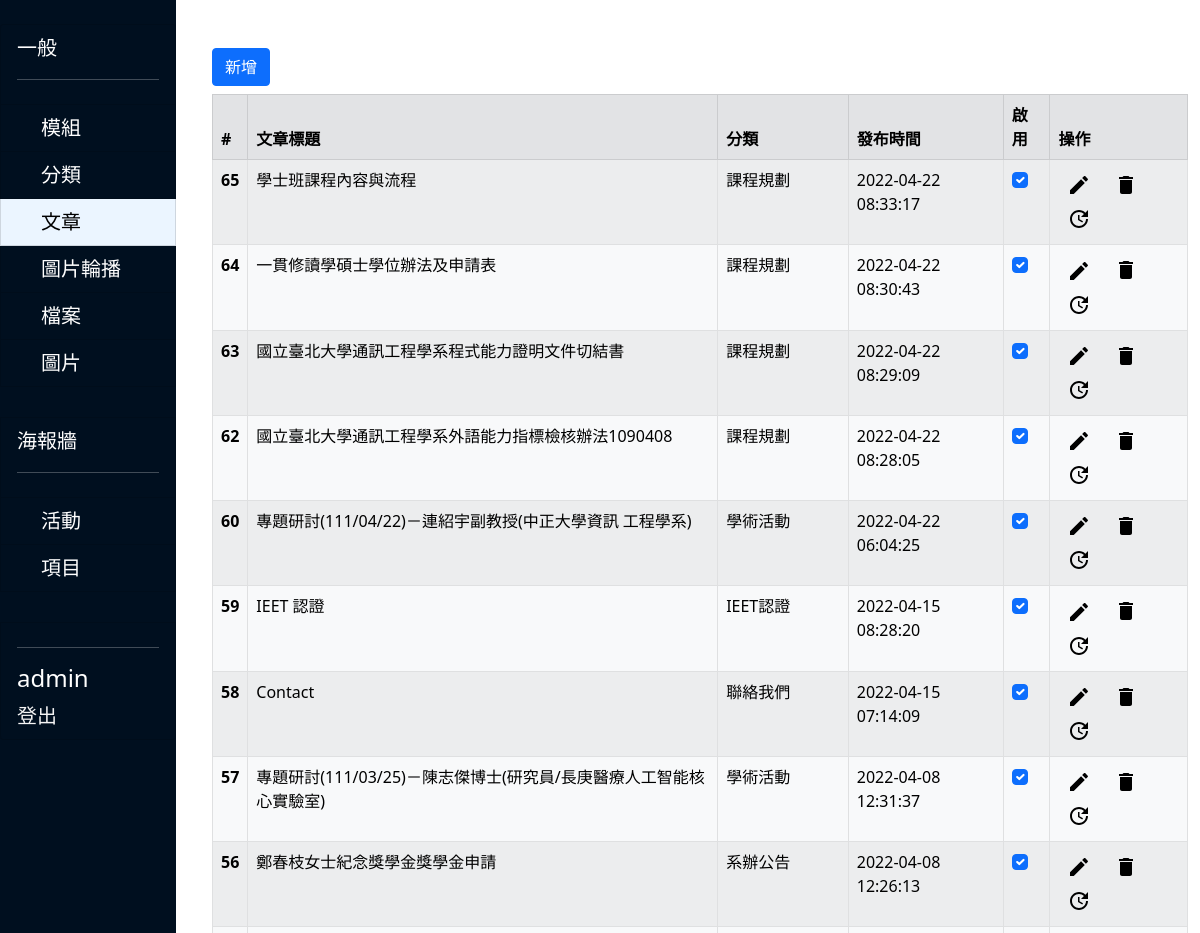
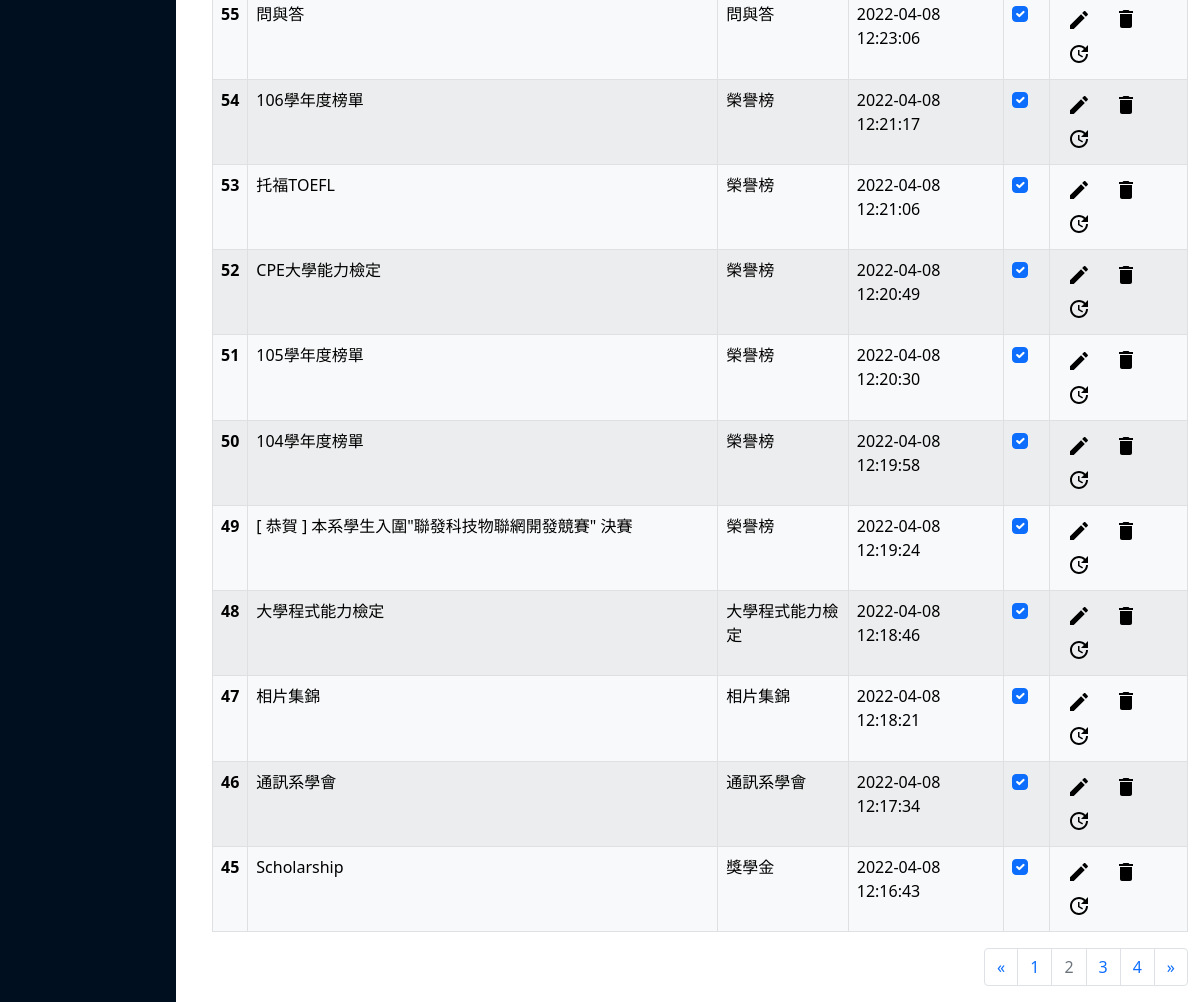
Page /editor/index.php?usage=post&page=2 (signed in) on the committed database (2 pictures, top to bottom).
### tables this page shows
CREATE TABLE IF NOT EXISTS `post` (
  `id` smallint NOT NULL AUTO_INCREMENT,
  `title` varchar(100) DEFAULT NULL,
  `class` smallint DEFAULT NULL,
  `enable` tinyint(1) NOT NULL DEFAULT '1',
  `content` varchar(25) DEFAULT NULL,
  `published` timestamp NULL DEFAULT CURRENT_TIMESTAMP,
  `href` varchar(300) DEFAULT NULL,
  PRIMARY KEY (`id`)
);

CREATE TABLE IF NOT EXISTS `class` (
  `id` smallint NOT NULL AUTO_INCREMENT,
  `title` varchar(50) DEFAULT NULL,
  `parent` smallint DEFAULT NULL,
  `mods` varchar(50) DEFAULT NULL,
  PRIMARY KEY (`id`)
);

### editor/utils.php (called while the page is built, shortened)
<?php
function sql_query($link, $sql){
    $result = mysqli_query($link, $sql);
    return $result;
}
function sql_fetch($result){
    if($result){
        $row = mysqli_fetch_array($result);
    }else{
        $row = false;
    }
    return $row;
}
function id2Class($data, $link)
{
    $sql = "SELECT * FROM class WHERE id=$data;";
    $result = sql_query($link, $sql);
    $row = sql_fetch($result);
    $res = $row['title'];
    return $res;
}
?>

### editor/post/index.php (the view, shortened to what this page needs)
<?php
$link = sql_connect();
$table_name = "post";
$page = 1;
$num_per_page = 20;
if (isset($_GET['page'])) {
    $page = $_GET['page'];
}
$data_start = ($page - 1) * $num_per_page;
$sql = "SELECT COUNT(*) as total FROM $table_name;";
$result = sql_query($link, $sql);
$row = sql_fetch($result);
$total = ceil($row[0] / $num_per_page);
$sql = "SELECT * FROM $table_name ORDER BY published desc LIMIT $data_start, $num_per_page;";
$result = sql_query($link, $sql);
?>
<div class="row mt-5">
    <div class="col-2"><a class="btn btn-primary" href="./post/postEditor.php">新增</a></div>
</div>
<div class="row mt-2">
    <div class="col table-responsive">
        <table class="table table-light table-striped table-hover table-bordered">
            <thead>
                <tr class="table-secondary tab-title" id="title">
                    <th scope="col">#</th>
                    <th scope="col">文章標題</th>
                    <th scope="col">分類</th>
                    <th scope="col">發布時間</th>
                    <th scope="col">啟用</th>
                    <th scope="col">操作</th>
                </tr>
            </thead>
            <tbody id="dataTable">
                <?php
                while ($row = sql_fetch($result)) { ?>
                    <tr id="<?php echo $row["id"]; ?>" class="dataRow">
                        <th scope="row" name="id"><?php echo $row["id"]; ?></th>
                        <td name="title"><?php echo $row["title"]; ?></td>
                        <td name="class" for="<?php echo $row["class"]; ?>"><?php echo id2Class($row["class"], $link); ?></td>
                        <td name="published"><?php echo $row["published"]; ?></td>
                        <td name="enable"><input class="form-check-input" name="enableCheck" type="checkbox" <?php echo ($row['enable']) ? 'checked' : ''; ?>></td>
                        <td name="operations">
                            <button class="btn btn-sm" name="edit" for="<?php echo $row["id"]; ?>"><img src="./images/edit_black_24dp.svg"></button>
                            <input class="btn btn-sm" type="image" name="delete" value="<?php echo $row[0]; ?>" src="./images/delete_black_24dp.svg" />
                            <input class="btn btn-sm" type="image" name="refresh" value="<?php echo $row[0]; ?>" src="./images/update_black_24dp.svg" />
                        </td>
                    </tr>
                <?php }
                ?>
            </tbody>
        </table>
    </div>
</div>
<div class="row">
    <div class="col">
        <nav aria-label="Page navigation">
            <ul class="pagination justify-content-end">
                <li class="page-item">
                    <a class="page-link" href="./index.php?usage=post&page=<?php echo ($page - 1 < 1) ?  $page :  $page - 1; ?>" id="previous">
                        <span aria-hidden="true">&laquo;</span>
                    </a>
                </li>
                <?php
                $start = $page - 2;
                $stop = $page + 2;
                if ($page < 3) {
                    $start = 1;
                    $stop = $start + 4;
                } else if ($total - $page < 2) {
                    $start = $total - 4;
                    $stop = $total;
                }
                if ($total < 5) {
                    $start = 1;
                    $stop = $total;
                }
                for ($i = $start; $i <= $stop; $i++) {
                    if ($page == $i) {
                        echo "<li class='page-item disabled'><a class='page-link' href='./index.php?usage=post&page=$i'>$i</a></li>";
                    } else {
                        echo "<li class='page-item'><a class='page-link' href='./index.php?usage=post&page=$i'>$i</a></li>";
                    }
                }
                ?>
                <li class="page-item">
                    <a class="page-link" href="./index.php?usage=post&page=<?php echo ($page + 1 > $total) ?  $page :  $page + 1; ?>" id="next">
                        <span aria-hidden="true">&raquo;</span>
                    </a>
                </li>
            </ul>
        </nav>
    </div>
</div>

### editor/index.php (style rules this page uses)
body { background-color: rgba(255, 255, 255, 1); }

### rows in the picture
post: id "65", title "學士班課程內容與流程", class.title "課程規劃", published "2022-04-22 08:33:17", enable "☑"
post: id "64", title "一貫修讀學碩士學位辦法及申請表", class.title "課程規劃", published "2022-04-22 08:30:43", enable "☑"
post: id "63", title "國立臺北大學通訊工程學系程式能力證明文件切結書", class.title "課程規劃", published "2022-04-22 08:29:09", enable "☑"
post: id "62", title "國立臺北大學通訊工程學系外語能力指標檢核辦法1090408", class.title "課程規劃", published "2022-04-22 08:28:05", enable "☑"
post: id "60", title "專題研討(111/04/22)－連紹宇副教授(中正大學資訊 工程學系)", class.title "學術活動", published "2022-04-22 06:04:25", enable "☑"
post: id "59", title "IEET 認證", class.title "IEET認證", published "2022-04-15 08:28:20", enable "☑"
post: id "58", title "Contact", class.title "聯絡我們", published "2022-04-15 07:14:09", enable "☑"
post: id "57", title "專題研討(111/03/25)－陳志傑博士(研究員/長庚醫療人工智能核心實驗室)", class.title "學術活動", published "2022-04-08 12:31:37", enable "☑"
post: id "56", title "鄭春枝女士紀念獎學金獎學金申請", class.title "系辦公告", published "2022-04-08 12:26:13", enable "☑"
post: id "55", title "問與答", class.title "問與答", published "2022-04-08 12:23:06", enable "☑"
post: id "54", title "106學年度榜單", class.title "榮譽榜", published "2022-04-08 12:21:17", enable "☑"
post: id "53", title "托福TOEFL", class.title "榮譽榜", published "2022-04-08 12:21:06", enable "☑"
post: id "52", title "CPE大學能力檢定", class.title "榮譽榜", published "2022-04-08 12:20:49", enable "☑"
post: id "51", title "105學年度榜單", class.title "榮譽榜", published "2022-04-08 12:20:30", enable "☑"
post: id "50", title "104學年度榜單", class.title "榮譽榜", published "2022-04-08 12:19:58", enable "☑"
post: id "49", title "[ 恭賀 ] 本系學生入圍\"聯發科技物聯網開發競賽\" 決賽", class.title "榮譽榜", published "2022-04-08 12:19:24", enable "☑"
post: id "48", title "大學程式能力檢定", class.title "大學程式能力檢定", published "2022-04-08 12:18:46", enable "☑"
post: id "47", title "相片集錦", class.title "相片集錦", published "2022-04-08 12:18:21", enable "☑"
post: id "46", title "通訊系學會", class.title "通訊系學會", published "2022-04-08 12:17:34", enable "☑"
post: id "45", title "Scholarship", class.title "獎學金", published "2022-04-08 12:16:43", enable "☑"

### other values in the picture
$_SESSION["user"] "admin"
